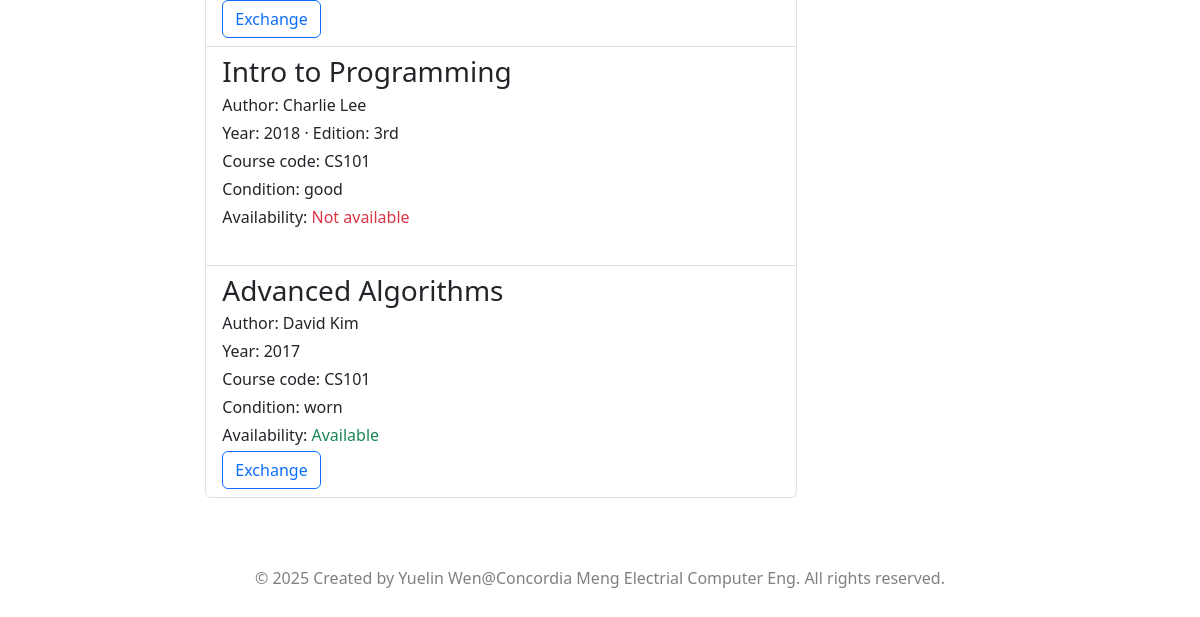
The page /textbooks/ (signed in, lower part) on the database as committed earlier.
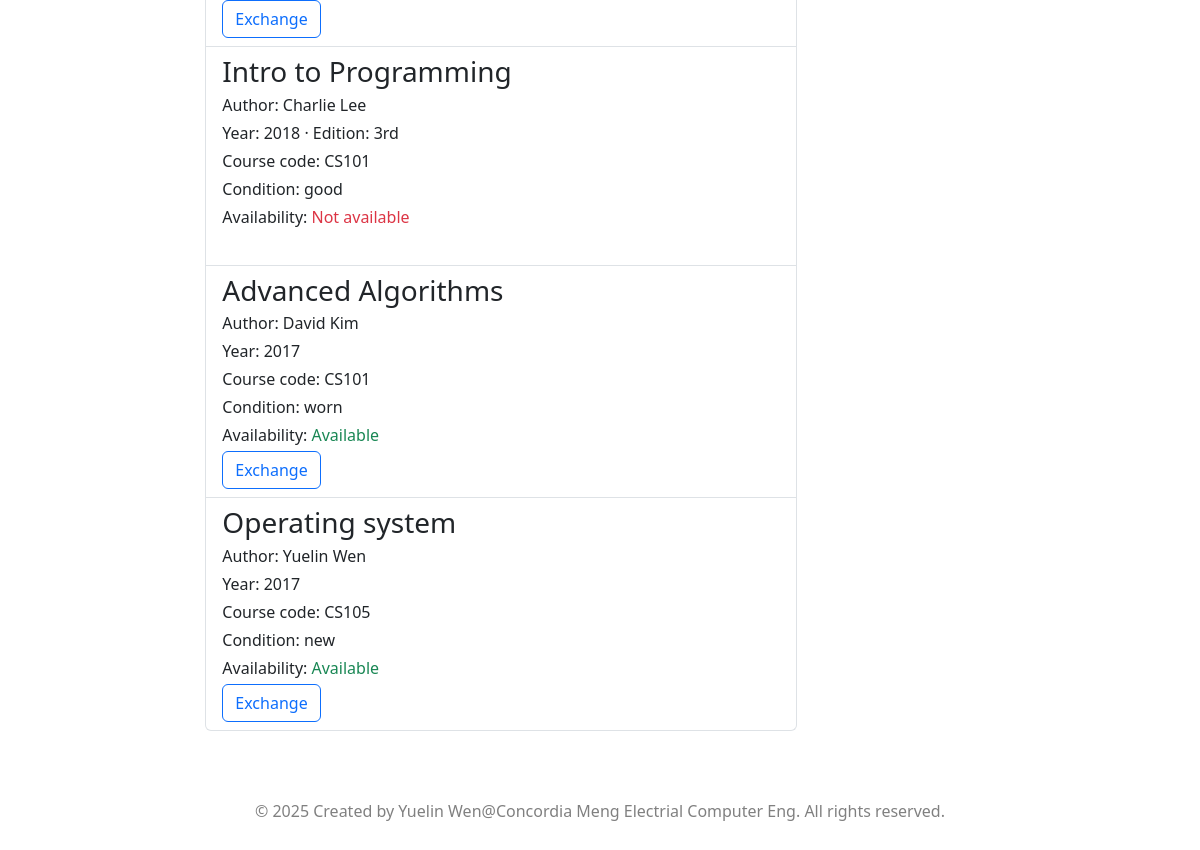
The same page on the database as committed later.
### textbooks/models/book.py (models this page shows, shortened)
class Book(models.Model):
    title = models.CharField(max_length=200, default='N/A')
    year = models.IntegerField(default=0000)
    edition = models.CharField(max_length=50, null=True, blank=True)
    author = models.CharField(max_length=100 , default='N/A')
    course_code = models.CharField(max_length=20, default='N/A')
    condition = models.CharField(max_length=50, default='good')
    availability_status = models.BooleanField(default=True)
    class Meta:
        db_table = 'books'
        ordering = ['-year']
        verbose_name = 'Book'
        verbose_name_plural = 'Books'

### textbooks/views/textbooks_views.py (the view)
# urls.py: path('', views.TextbookListView.as_view(), name='textbook_list'),
class TextbookListView(ListView):
    template_name = "base.html"
    context_object_name = "all_textbooks"
    def dispatch(self, request, *args, **kwargs):
        if not request.session.get("student_id"):
            return redirect("/auth/login/")
        return super().dispatch(request, *args, **kwargs)
    def get_queryset(self):
        course_code_q = self.request.GET.get("courseCode", "").strip()
        availability = self.request.GET.get("availability", "").lower() == "true"
        queryset = Book.objects.all()
        path_course_code = self.kwargs.get("course_code")
        if path_course_code:
            queryset = queryset.filter(course_code__iexact=path_course_code)
        if course_code_q:
            queryset = queryset.filter(course_code__iexact=course_code_q)
        if availability:
            queryset = queryset.filter(availability_status=True)
        return queryset
    def get_context_data(self, **kwargs):
        context = super().get_context_data(**kwargs)
        context["username"] = self.request.session.get("username")
        context["selected_course"] = self.kwargs.get("course_code")
        current_year = datetime.datetime.now().year
        context["year_range"] = range(current_year, current_year - 100, -1)
        return context

### textbooks/templates/base.html (shortened to what this page needs)
{% load static %}
<!DOCTYPE html>
<html lang="en">
<head>
    {% load bootstrap5 %}
    {% bootstrap_css %}
</head>
<body>
    <div class="main-container d-flex flex-column flex-md-row  px-2">
        <div class="col-md-2 d-flex flex-column align-items-center">
        </div>
        <div class="col-md-6 pt-5 pt-md-0">
            {% include "textbooks/list.html" %}
        </div>
    </div>
    <footer style="text-align: center; margin-top: 20px; color: grey; height: 30vh;" class="pt-5">
        <p>&copy; 2025 Created by Yuelin Wen@Concordia Meng Electrial Computer Eng. All rights reserved.</p>
    </footer>
</body>
</html>

### textbooks/templates/textbooks/list.html (shortened to what this page needs)
{% if all_textbooks %}
<div class="list-group">
    {% for textbook in all_textbooks %}
    <div class="list-group-item">
        <div class="d-flex justify-content-between">
            <h3 class="card-title mb-1">{{ textbook.title }}</h3>
        </div>
        <div>
             <p class="mb-1 text-wrap">Author: {{ textbook.author }}</p>
            <p class="mb-1 text-wrap">Year: {{ textbook.year }} {% if textbook.edition %}· Edition: {{ textbook.edition }}{% endif %}</p>
            <p class="mb-1 text-wrap">Course code: {{ textbook.course_code }}</p>
            <p class="mb-1 text-wrap">Condition: {{ textbook.condition }}</p>
            <p class="mb-1 text-wrap">Availability: <span class="{% if textbook.availability_status %}text-success{% else %}text-danger{% endif %}">{% if textbook.availability_status %}Available{% else %}Not available{% endif %}</span></p>
        </div>
        {% if textbook.availability_status %}
            <button type="button" class="btn btn-outline-primary exchange-btn" data-title="{{ textbook.title|escape }}">Exchange</button>
        {% endif %}
        <br />
    </div>
    {% endfor %}
</div>
{% else %}
<div>
    <p>
        No textbooks found.
    </p>
</div>
{% endif %}

Rows that differ between the two databases and show on the page:
added Book: title "Operating system", author "Yuelin Wen", year "2017", course_code "CS105", condition "new", availability_status "Available"
